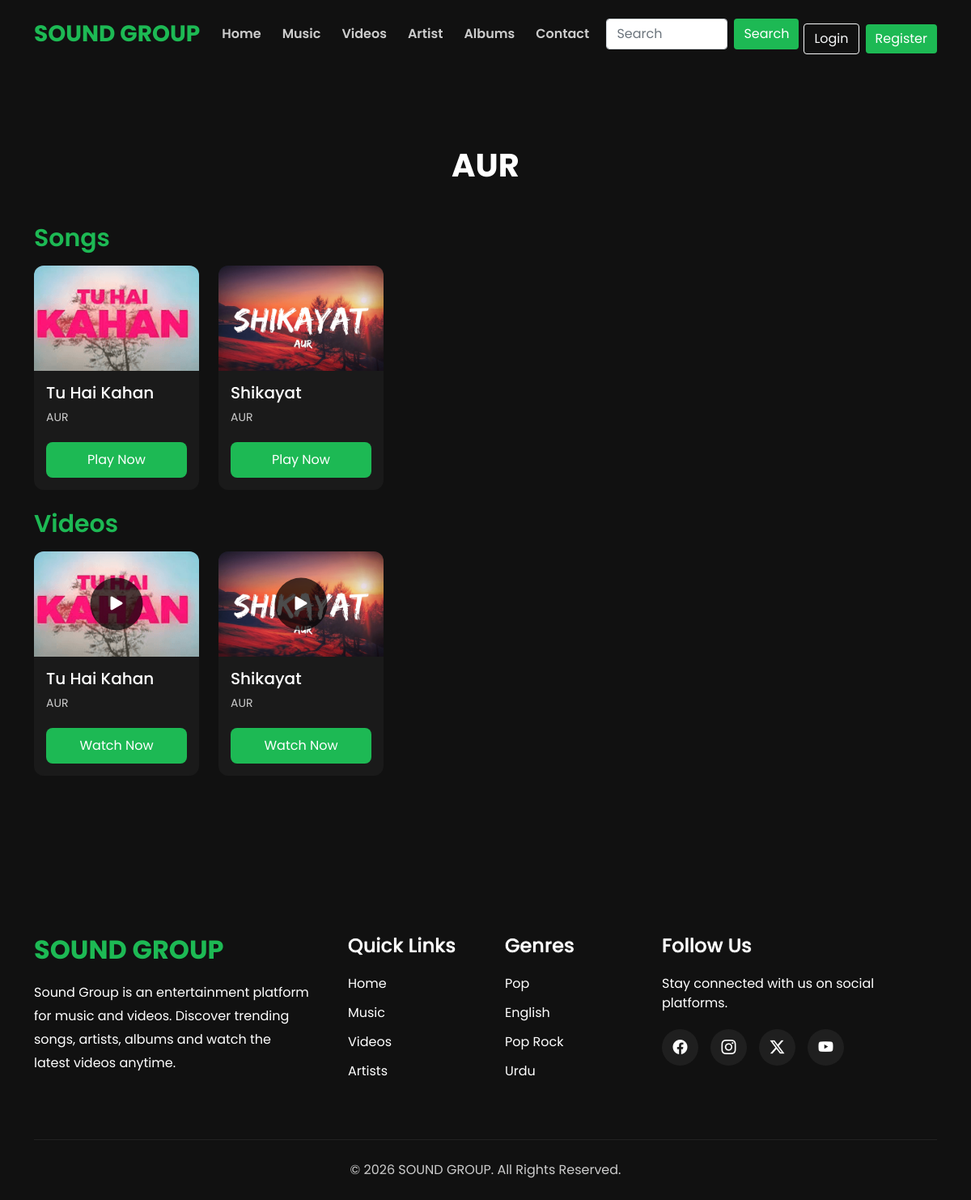
/artist-details.php?artist=AUR, run on the app's committed database.
### tables this page shows
CREATE TABLE `music` (
  `id` int(11) NOT NULL,
  `title` varchar(255) NOT NULL,
  `artist` varchar(255) NOT NULL,
  `album` varchar(255) NOT NULL,
  `genre` varchar(100) NOT NULL,
  `language` varchar(100) NOT NULL,
  `year` year(4) NOT NULL,
  `image` varchar(255) NOT NULL,
  `music_file` varchar(255) NOT NULL,
  `description` text DEFAULT NULL,
  `created_at` timestamp NOT NULL DEFAULT current_timestamp()
);

CREATE TABLE `videos` (
  `id` int(11) NOT NULL,
  `title` varchar(255) NOT NULL,
  `artist` varchar(255) NOT NULL,
  `album` varchar(255) NOT NULL,
  `genre` varchar(100) NOT NULL,
  `language` varchar(100) NOT NULL,
  `year` year(4) NOT NULL,
  `image` varchar(255) NOT NULL,
  `video_file` varchar(255) NOT NULL,
  `description` text DEFAULT NULL,
  `created_at` timestamp NOT NULL DEFAULT current_timestamp()
);

### artist-details.php (the view, shortened to what this page needs)
<?php
include("./includes/header.php");
$artist = mysqli_real_escape_string(
    $connection,
    $_GET['artist']
);
$get_music = mysqli_query(
    $connection, "SELECT * FROM music WHERE artist = '$artist' ORDER BY id DESC"
);
$get_videos = mysqli_query(
    $connection, "SELECT * FROM videos WHERE artist = '$artist' ORDER BY id DESC"
);
?>
<link rel="stylesheet" href="./css/style.css">
<section class="py-5">
    <section class="container py-5">
        <section class="artists-title mb-5">
            <h2 class="text-white"><?php echo $artist; ?></h2>
        </section>
        <h2 class="section-heading mb-3">Songs</h2>
        <section class="row row-cols-1 row-cols-sm-2 row-cols-md-3 row-cols-lg-5 g-4">
            <?php while ($music = mysqli_fetch_assoc($get_music)) { ?>
                <section class="col">
                    <section class="music-card">
                        <section class="music-img">
                            <img src="./uploads/images/<?php echo $music['image']; ?>" class="img-fluid">
                        </section>
                        <section class="music-content">
                            <h5><?php echo $music['title']; ?></h5>
                            <p><?php echo $music['artist']; ?></p>
                            <a href="music-details.php?id=<?php echo $music['id']; ?>" class="play-btn">Play Now</a>
                        </section>
                    </section>
                </section>
            <?php } ?>
        </section>
        <h2 class="section-heading mb-3 mt-4">Videos</h2>
        <section class="row row-cols-1 row-cols-sm-2 row-cols-md-3 row-cols-lg-5 g-4">
            <?php while ($video = mysqli_fetch_assoc($get_videos)) { ?>
                <section class="col">
                    <section class="music-card">
                        <section class="music-img">
                            <img src="./uploads/images/<?php echo $video['image']; ?>" class="img-fluid">
                             <section class="video-play-icon">
                                <a href="video-details.php?id=<?php echo $video['id']; ?>">
                                    <i class="bi bi-play-fill"></i>
                                </a>
                            </section>
                        </section>
                        <section class="music-content">
                            <h5><?php echo $video['title']; ?></h5>
                            <p><?php echo $video['artist']; ?></p>
                            <a href="video-details.php?id=<?php echo $video['id']; ?>" class="play-btn">Watch Now</a>
                        </section>
                    </section>
                </section>
            <?php } ?>
        </section>
    </section>
</section>
<?php include("./includes/footer.php"); ?>

### css/style.css (style rules this page uses)
* { margin: 0; padding: 0; box-sizing: border-box; font-family: var(--main-font-family); }
:root { --main-color: #1db954; --sec-color: #ccc; --text-color: #ffffff; --sec-text-color: #aaaaaa; --bg-color: #111111; --btn-hover-color: #18a349; --main-font-family: "Poppins"; }
body { background-color: var(--bg-color); }
.play-btn { display: inline-block; background: var(--main-color); color: var(--text-color); text-align: center; padding: 10px; border-radius: 8px; text-decoration: none; transition: 0.3s; width: 100%; }
.music-title, .artists-title, .videos-title, .genres-title { text-align: center; margin-bottom: 50px; }
.music-title h2, .artists-title h2, .videos-title h2, .genres-title h2 { color: var(--text-color); font-size: 40px; font-weight: 700; }
.music-card, .video-card { background-color: #1a1a1a; border-radius: 12px; overflow: hidden; transition: 0.3s; }
.music-img, .video-image { position: relative; }
.music-img img, .video-image img { width: 100%; height: 130px; object-fit: cover; }
.music-content, .video-content { padding: 15px; }
.music-content h5, .video-content h5 { color: var(--text-color); margin-bottom: 8px; font-size: 20px; }
.music-content p, .video-content p { color: var(--sec-color); margin-bottom: 20px; font-size: 14px; }
.section-heading { color: var(--main-color); font-weight: 600; font-size: 30px; }
.video-play-icon { position: absolute; top: 50%; left: 50%; transform: translate(-50%, -50%); width: 65px; height: 65px; background-color: rgba(0, 0, 0, 0.7); border-radius: 50%; display: flex; align-items: center; justify-content: center; cursor: pointer; }
.video-play-icon i { color: var(--text-color); font-size: 30px; }

### data on the page
music: image (picture), title "Tu Hai Kahan", artist "AUR"
music: image (picture), title "Shikayat", artist "AUR"
videos: image (picture), title "Tu Hai Kahan", artist "AUR"
videos: image (picture), title "Shikayat", artist "AUR"

### other printed values
$artist "AUR"
